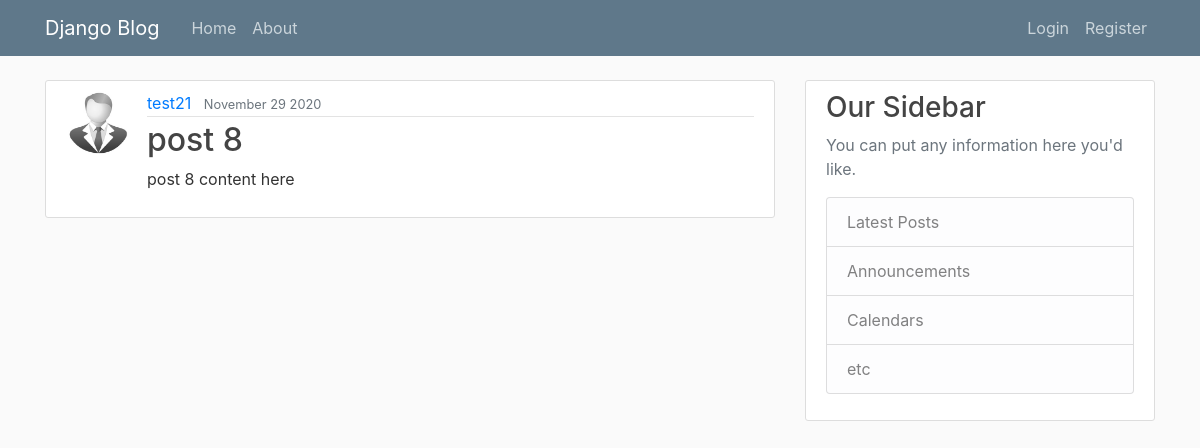
/blog/post/15, run on the app's committed database.
### blog/models.py (models this page shows, shortened)
class Post(models.Model):
    title=models.CharField(max_length=50)
    content=models.TextField()
    date_posted=models.DateTimeField(default=timezone.now)
    author=models.ForeignKey(User,on_delete=models.CASCADE)

### users/models.py (models this page shows, shortened)
class profile(models.Model):
    user=models.OneToOneField(User,on_delete=models.CASCADE,related_name="profile")
    image=models.ImageField(default="default.jpg",upload_to='profile_pics')

### blog/views.py (the view)
# urls.py: path("post/<int:pk>",PostDetailView.as_view(),name="post-detail"),
class PostDetailView(DetailView):
    model = Post

### blog/templates/blog/post_detail.html (shortened to what this page needs)
{% extends "blog/layout.html" %}
{% block content %}
       <article class="media content-section">
           <img class="rounded-circle article-img" src="{{ object.author.profile.image.url }}" alt="">
      <div class="media-body">
        <div class="article-metadata">
          <a class="mr-2" href="#">{{ object.author }}</a>
          <small class="text-muted">{{ object.date_posted | date:"F d  Y"}}</small>
        </div>
        <h2><a class="article-title" href="#">{{ object.title }}</a></h2>
        <p class="article-content">{{ object.content }}</p>
      </div>
    </article>
{% endblock  %}

### blog/static/main.css (style rules this page uses)
body { background: #fafafa; color: #333333; margin-top: 5rem; }
h1, h2, h3, h4, h5, h6 { color: #444444; }
.content-section { background: #ffffff; padding: 10px 20px; border: 1px solid #dddddd; border-radius: 3px; margin-bottom: 20px; }
.article-title { color: #444444; }
.article-content { white-space: pre-line; }
.article-img { height: 65px; width: 65px; margin-right: 16px; }
.article-metadata { padding-bottom: 1px; margin-bottom: 4px; border-bottom: 1px solid #e3e3e3 }

### data on the page
Post: author.profile.image (placeholder picture), author "test21", date_posted "November 29 2020", title "post 8", content "post 8 content here"
